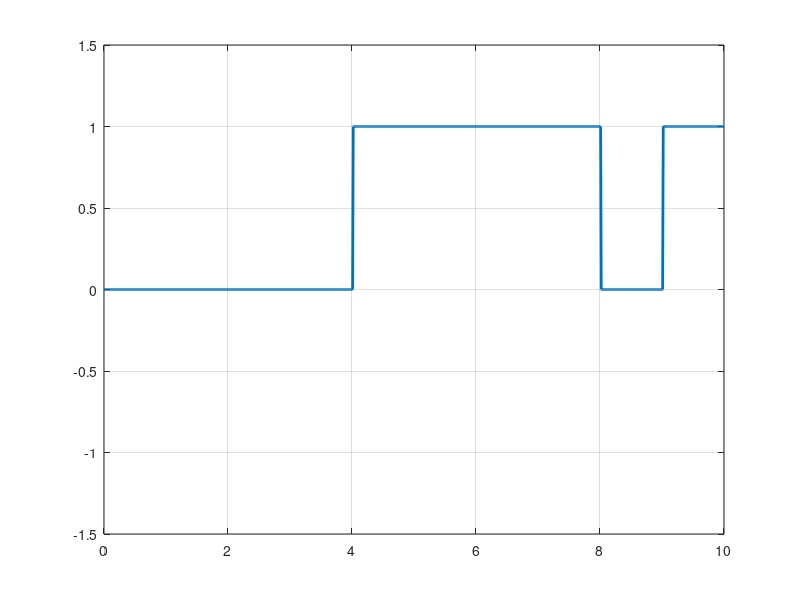

MATLAB code to generate this figure:
clc;
clear all;
close all;

N = 10;
n = randi([0,1],1,N);

for m = 1:N
    if n(m) == 1
        nn(m) = 1;
    else
        nn(m) = 0;
    end
end

n
nn

i = 1;
t = 0:0.01:length(n);

for j = 1:length(t)
    if t(j) <= i
        y(j) = nn(i);
    else
        y(j) = nn(i);
        i = i + 1;
    end
end

plot(t,y,'linewidth',2);
axis([0,N,-1.5,1.5])
grid on;
